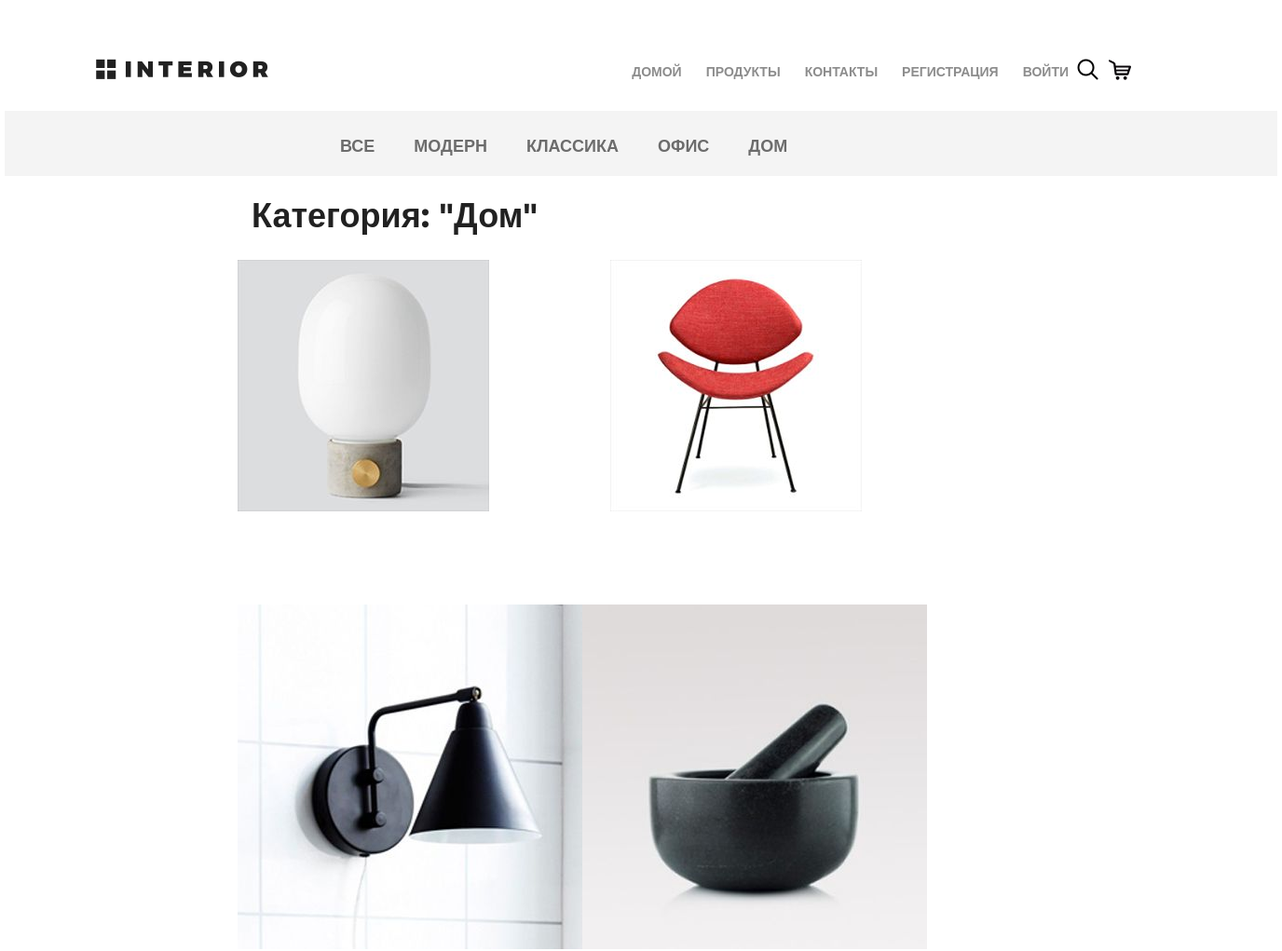
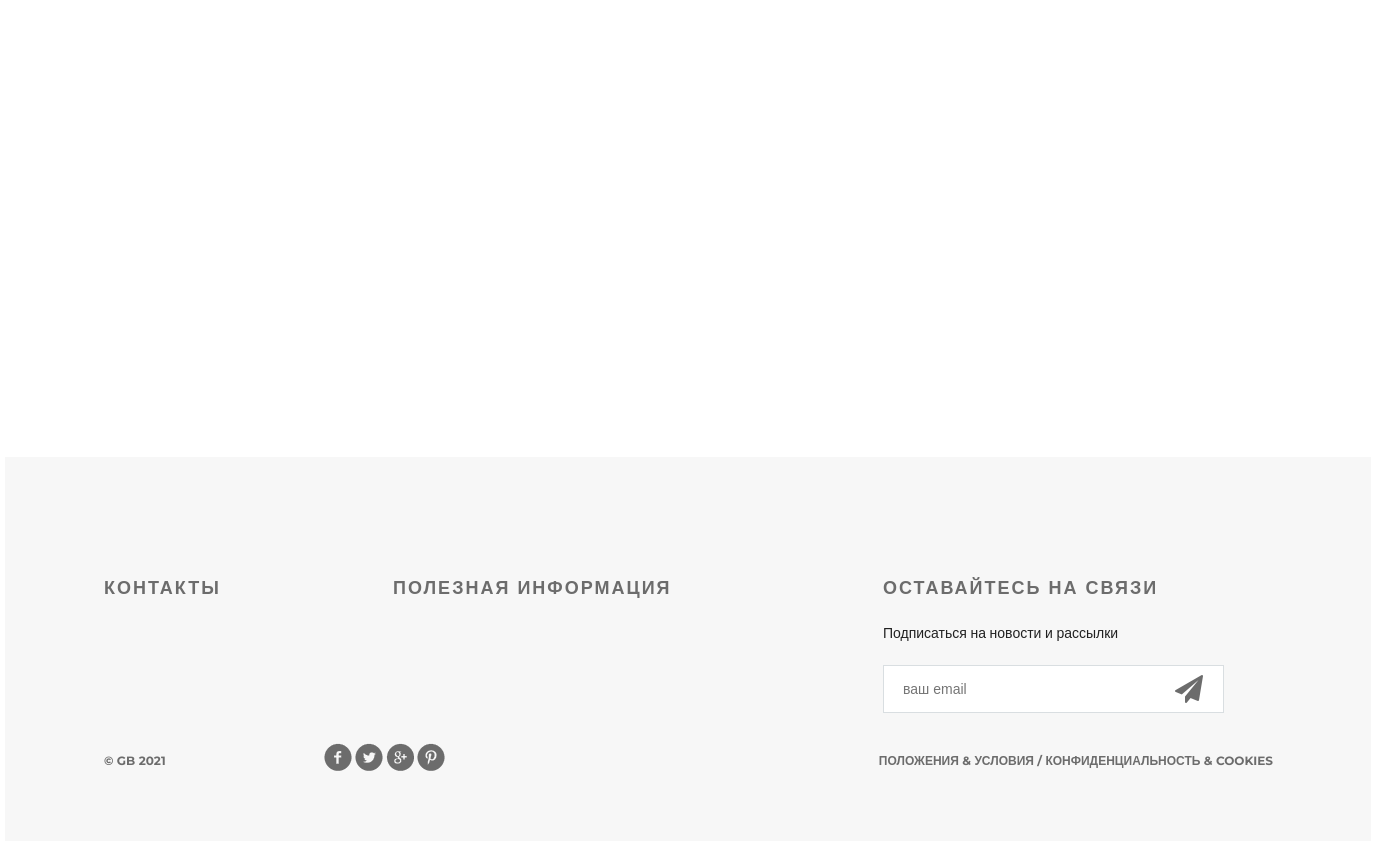
Page /products/category/1/ on the committed database (2 pictures, top to bottom).
### mainapp/models.py (models this page shows, shortened)
class ProductCategory(models.Model):
    name = models.CharField(max_length=64, blank=True, unique=True, verbose_name='Название')
    description = models.TextField(verbose_name='Описание')
    class Meta:
        verbose_name = 'категория'
        verbose_name_plural = 'категория'
        ordering = ('-id',)

class Product(models.Model):
    category = models.ForeignKey(ProductCategory, on_delete=models.CASCADE, verbose_name='Категория')
    name = models.CharField(max_length=128, verbose_name='Название')
    image = models.ImageField(upload_to='products', blank=True,verbose_name='Картинка')
    short_desc = models.CharField(max_length=255, verbose_name='Краткое описание')
    description = models.TextField(verbose_name='Описание')
    price = models.DecimalField(decimal_places=2, max_digits=10, default=0, verbose_name='Цена')
    quantity = models.PositiveSmallIntegerField(default=0, verbose_name='Количество')

### mainapp/views.py (the view, shortened to what this page needs)
# urls.py: path('products/', include('mainapp.urls', namespace='products')),
def products(request, pk=None):
    links_menu = ProductCategory.objects.all()
    if pk is not None:
        if pk == 0:
            products_list = Product.objects.all()
            category_item = {
                'name': 'Все',
                'pk': 0
            }
        else:
            category_item = get_object_or_404(ProductCategory, pk=pk)
            products_list = Product.objects.filter(category__pk=pk)
        context = {
            'list_menu': links_menu,
            'title': 'Продукты',
            'products': products_list,
            'category': category_item,
            'basket': get_basket(request.user)
        }
        return render(request, 'mainapp/products_list.html', context=context)

### mainapp/views.py (called while the page is built)
def get_basket(user):
    if user.is_authenticated:
        return Basket.objects.filter(user=user)
    return None

### mainapp/templates/mainapp/products_list.html (shortened to what this page needs)
{% extends 'mainapp/base.html' %}
{% load static %}
{% block menu %}
    <div class="hero-white">
        <div class="header clearfix">
            {% include 'mainapp/includes/inc_main_menu.html' %}
        </div>
    </div>
{% endblock %}
{% block content %}
    <div class="details">
        <div class="links clearfix">
            {% include 'mainapp/includes/inc_catrgories_menu.html' %}
        </div>
        <div class="products_list">
            <div class="title clearfix">
                <h2>
                    Категория: "{{ category.name|title }}"
                </h2>
            </div>
            <div class="category-products clearfix">
                {% for product in products %}
                    <div class="block">
                        <a href="{% url 'products:product' product.pk %}">
                            <img src="/media/{{ product.image }}" alt="product">
                        </a>
                    </div>
                {% endfor %}
            </div>
        </div>
    </div>
    <div class="clr"></div>
{% endblock %}

### mainapp/templates/mainapp/includes/inc_catrgories_menu.html (shortened to what this page needs)
<ul class="links-menu">
    <li><a href="{% url 'products:category' 0 %}">Все</a></li>
    {% for item in list_menu %}
        <li><a
                href="{% url 'products:category' item.pk %}"
        >{{ item.name }}</a></li>
    {% endfor %}
</ul>

### static/style.css (style rules this page uses)
* { margin: 0; padding: 0; }
body { font-family: 'Montserrat', sans-serif; }
html, body { height: 100%; }
.products_list { margin-left: 250px; }
.products_list a { color: #555; text-decoration: none; }
.products_list .title { margin: 20px auto; height: 50px; float: none; }
.products_list .title h2 { margin-top: 0; float: left; }
.category-products { margin-bottom: 75px; }
.category-products .block a img { float: left; }
.category-products .block { float: left; margin-right: 30px; display: block; height: 370px; width: 370px; position: relative; }
.category-products .block:nth-child(3n) { margin-right: 0px; }
.clr { height: 384px; }
.clearfix:after { content: ""; display: block; clear: both; }
.title { height: 152px; margin-right: 15px; }
.title h2 { float: left; margin-top: 118px; color: #212121; font-size: 36px; font-weight: 700; text-align: left; margin-left: 15px; }
.hero-white { background-color: #fff; height: 119px; padding-left: 98px; padding-right: 211px; position: relative; }
.links { height: 70px; background-color: #f4f4f4; position: relative; padding-left: 360px; }
.links-menu { margin: 27px auto 0px; position: absolute; }
.links-menu li { float: left; list-style-type: none; padding-right: 42px; }
.links-menu li a { text-decoration: none; color: #6c6c6c; font-size: 18px; font-weight: 700; text-transform: uppercase; }

### rows in the picture
ProductCategory: name "МОДЕРН"
ProductCategory: name "КЛАССИКА"
ProductCategory: name "ОФИС"
ProductCategory: name "ДОМ", name "Дом"
Product: image (picture)
Product: image (picture)
Product: image (picture)
Product: image (picture)
